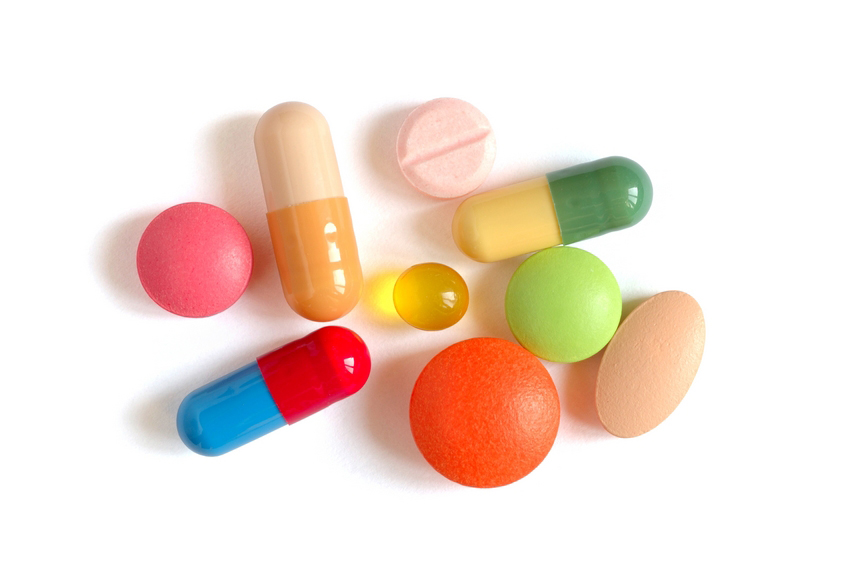
#> input picture image-recognition/pillz.jpg, 850 x 565 px
$ python -i counting_objects.py   (imports and definitions only)   (older library calls are emulated)
#> lines starting #> are read from the running program, lines starting #| are printed output that depends on the picture; after the words box and inside, x2 and y2 are one past the last pixel; in counts of white or black regions, pixels touching at a corner belong together
import cv2
import numpy as np


def water_shed_object_counting(img):
    gray = cv2.cvtColor(img, cv2.COLOR_BGR2GRAY)

    ret, thresh = cv2.threshold(gray,220,255,cv2.THRESH_BINARY)

    # noise removal
    kernel = np.ones((5,5),np.uint8)
    opening = cv2.morphologyEx(thresh,cv2.MORPH_OPEN,kernel, iterations = 2)

    # sure background area
    sure_bg = cv2.dilate(opening,kernel,iterations=3)


    # Finding sure foreground area
    dist_transform = cv2.distanceTransform(opening,cv2.cv.CV_DIST_L2,5)
    ret, sure_fg = cv2.threshold(dist_transform,0.7*dist_transform.max(),255,0)

    # Finding unknown region
    sure_fg = np.uint8(sure_fg)

    contours, hierarchy = \
        cv2.findContours(sure_fg,cv2.RETR_TREE,cv2.CHAIN_APPROX_SIMPLE)

    return len(contours)


def count_pills(picture_filename):
#> called with picture_filename = 'pillz.jpg'
    img = cv2.imread(picture_filename)
#> img is the input picture: shape (565, 850, 3); mean B, G, R 210.9, 222.5, 241

    # to be tweaked around
    colour_boundaries = {
        'red': ([30, 30, 130], [130, 130, 255]),
        'blue': ([130, 30, 30], [255, 130, 130]),
        'green': ([0, 90, 0], [100, 210, 100])
    }


    pill_counts = {
        'red': 0,
        'blue': 0,
        'green': 0,
    }

    for colour in colour_boundaries:

        # create NumPy arrays from the boundaries
        lower = np.array(colour_boundaries[colour][0], dtype = "uint8")
        upper = np.array(colour_boundaries[colour][1], dtype = "uint8")


        # find the colors within the specified boundaries and apply the mask
        colour_mask = cv2.inRange(img, lower, upper)


        # clean the noises
        kernel = np.ones((80,80),np.uint8)
        colour_mask_cleaned = cv2.morphologyEx(colour_mask, cv2.MORPH_CLOSE, kernel)

        colour_region = cv2.bitwise_and(img, img, mask = colour_mask_cleaned)


        pill_counts[colour] = water_shed_object_counting(colour_region)
#> this loop made 3 passes
#> pass 1, in count_pills, `colour_mask = cv2.inRange(img, lower, upper)`:
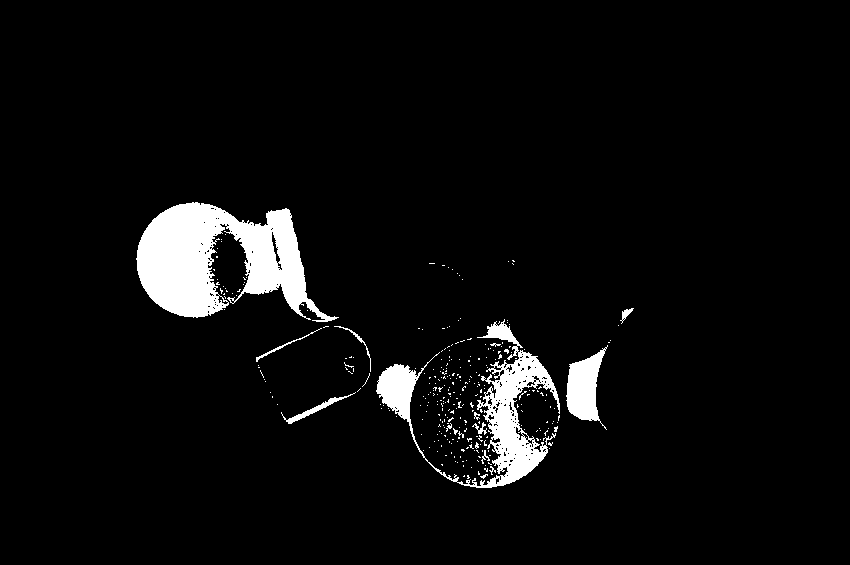
#> colour_mask: shape (565, 850); 4.9% white; 306 white regions (293 under 20 px), largest, box (x1, y1, x2, y2) and area: (136, 202, 339, 322) 12747, (376, 319, 560, 488) 7052, (566, 345, 608, 430) 1824
#> pass 1, in count_pills, `colour_mask_cleaned = cv2.morphologyEx(colour_mask, cv2.MORPH_CLOSE, k..`:
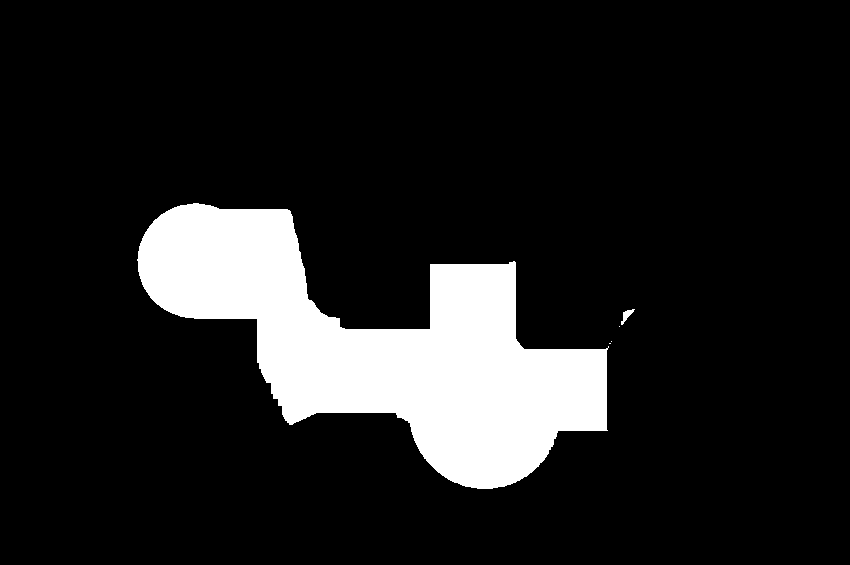
#> colour_mask_cleaned: shape (565, 850); 12.7% white; 5 white regions (3 under 20 px), largest, box (x1, y1, x2, y2) and area: (137, 203, 609, 489) 60821, (621, 309, 635, 325) 87
#> pass 1, in count_pills, `colour_region = cv2.bitwise_and(img, img, mask = colour_mask_cleaned)`:
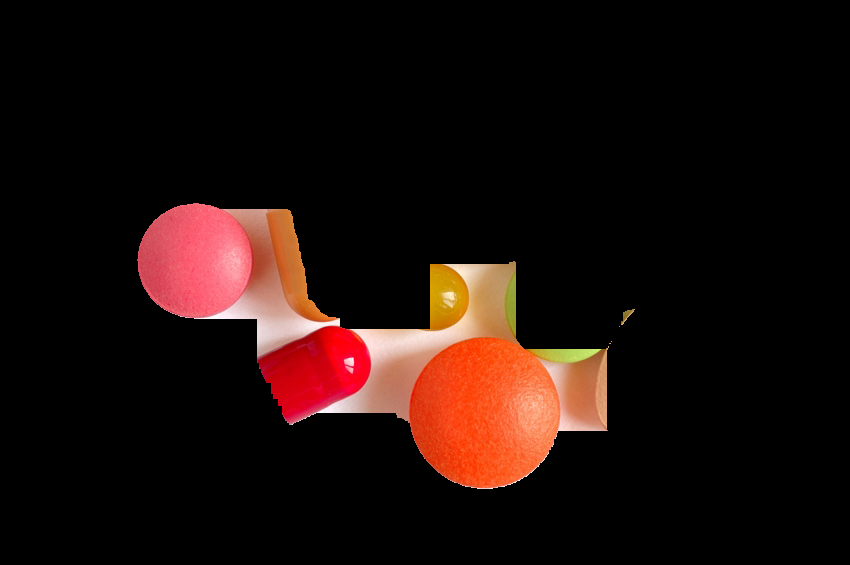
#> colour_region: shape (565, 850, 3); mean B, G, R 10.2, 13.7, 28.7
#> pass 1, in water_shed_object_counting, `gray = cv2.cvtColor(img, cv2.COLOR_BGR2GRAY)`:
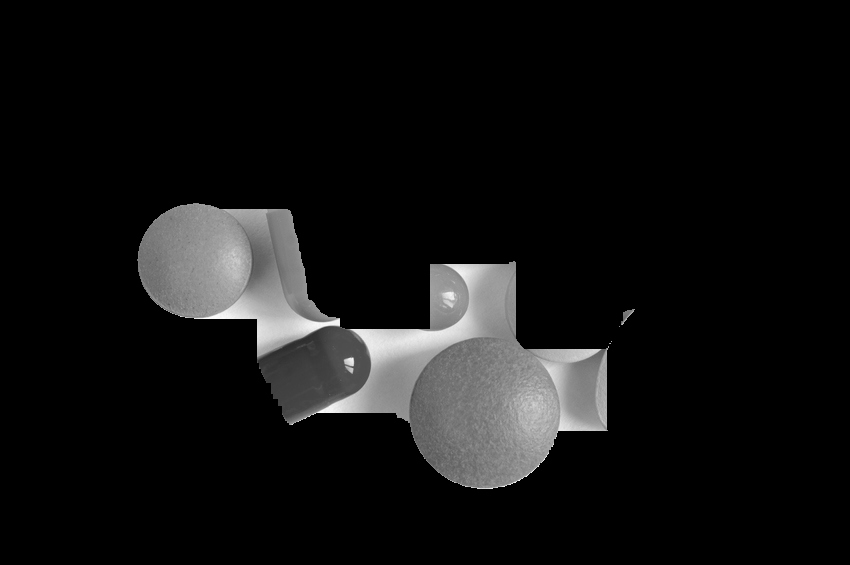
#> gray: shape (565, 850); min 0, max 255, mean 17.8
#> after the loop:
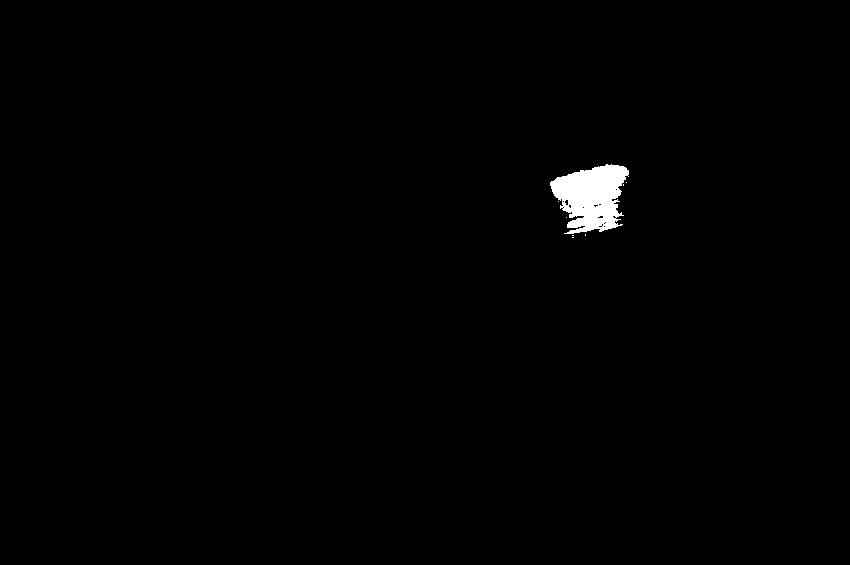
#> colour_mask: shape (565, 850); 0.75% white; 8 white regions (7 under 20 px), largest, box (x1, y1, x2, y2) and area: (550, 164, 629, 234) 3599
#> after the loop, pill_counts = {'red': 1, 'blue': 0, 'green': 0}

    return pill_counts

>>> result = count_pills('pillz.jpg')
#> result = {'red': 1, 'blue': 0, 'green': 0}
